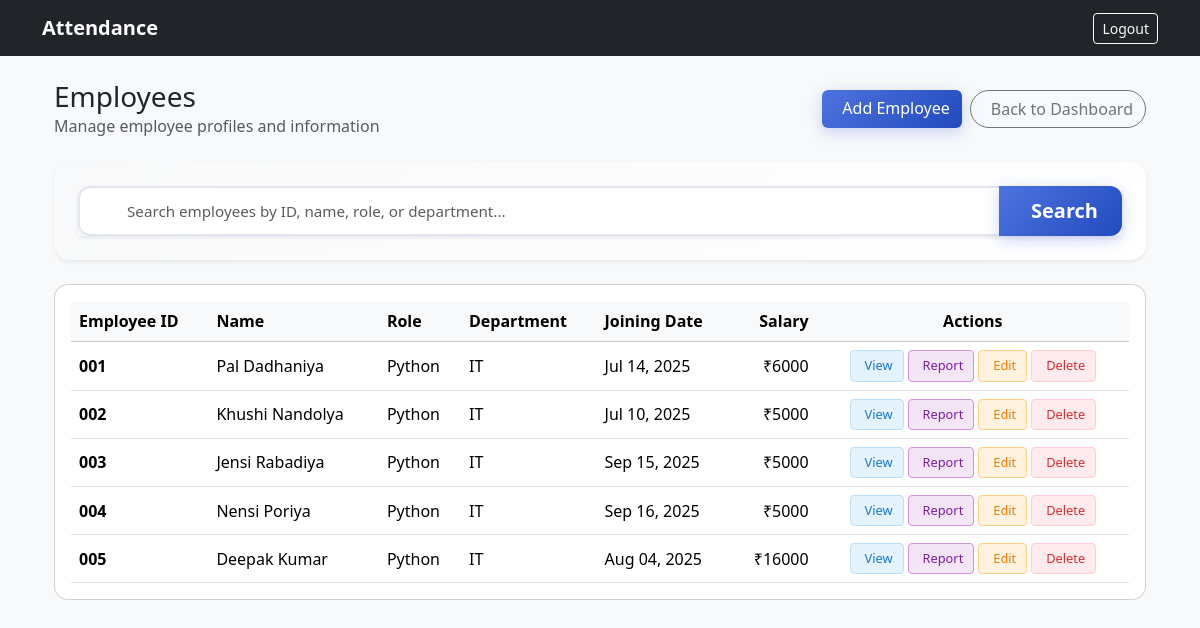
/admin-dashboard/employees/ (signed in), run on the app's committed database.
### accounts/models.py (models this page shows, shortened)
class Employee(models.Model):
    user = models.OneToOneField(
        User,
        on_delete=models.CASCADE,
        related_name="employee_profile"
    )
    employee_id = models.CharField(max_length=20, unique=True)
    role = models.CharField(max_length=100)
    department = models.CharField(max_length=100)
    joining_date = models.DateField()
    salary = models.DecimalField(max_digits=10, decimal_places=2)
    is_active = models.BooleanField(default=True)  # ✅ REQUIRED

### attendance/views.py (the view, shortened to what this page needs)
@login_required
@user_passes_test(is_admin)
def admin_view_employees(request):
    search_query = request.GET.get('search', '').strip()
    employees = Employee.objects.select_related("user")
    employees = employees.order_by("employee_id")
    return render(request, "admin_panel/employees.html", {
        "employees": employees,
        "search_query": search_query
    })

### attendance/views.py (called while the page is built)
def is_admin(user):
    return user.is_staff

### templates/admin_panel/employees.html (shortened to what this page needs)
{% extends "base.html" %}
{% block content %}
<div class="container-fluid">
    <div class="row">
        <div class="col-12">
            <div class="d-flex justify-content-between align-items-center mb-4">
                <div>
                    <h1 class="h3 mb-0">Employees</h1>
                    <p class="text-muted mb-0">Manage employee profiles and information</p>
                </div>
                <div class="d-flex gap-2">
                    <a href="{% url 'admin_add_employee' %}" class="btn btn-primary">
                        Add Employee
                    </a>
                    <a href="{% url 'admin_dashboard' %}" class="btn btn-outline-secondary">
                        Back to Dashboard
                    </a>
                </div>
            </div>
            <div class="card shadow-sm border-0 mb-4" style="background: linear-gradient(135deg, #f8f9fa 0%, #ffffff 100%); border-radius: 16px;">
                <div class="card-body p-4">
                    <form method="GET" class="position-relative">
                        <div class="input-group input-group-lg shadow-sm">
                            <span class="input-group-text bg-white border-end-0" style="border-radius: 12px 0 0 12px; border: 2px solid #e3e6f0;">
                            </span>
                            <input type="text" name="search" class="form-control border-start-0 border-end-0"
                                   placeholder="Search employees by ID, name, role, or department..."
                                   value="{{ search_query }}" id="searchInput"
                                   style="border-radius: 0; border: 2px solid #e3e6f0; font-size: 0.95rem; padding: 0.75rem 1rem;">
                            <button type="submit" class="btn btn-primary px-4"
                                    style="border-radius: 0 12px 12px 0; border: 2px solid #4e73df; font-weight: 600; transition: all 0.2s ease;">
                                Search
                            </button>
                        </div>
                    </form>
                </div>
            </div>
            <div class="card">
                <div class="card-body">
                    <div class="table-responsive">
                        <table class="table table-hover align-middle mb-0">
                            <thead class="table-light">
                                <tr>
                                    <th>Employee ID</th>
                                    <th>Name</th>
                                    <th>Role</th>
                                    <th>Department</th>
                                    <th>Joining Date</th>
                                    <th class="text-end">Salary</th>
                                    <th class="text-center">Actions</th>
                                </tr>
                            </thead>
                            <tbody>
                                {% for emp in employees %}
                                <tr>
                                    <td class="fw-semibold">{{ emp.employee_id }}</td>
                                    <td>{{ emp.user.first_name }} {{ emp.user.last_name }}</td>
                                    <td>{{ emp.role }}</td>
                                    <td>{{ emp.department }}</td>
                                    <td>{{ emp.joining_date|date:"M d, Y" }}</td>
                                    <td class="text-end">₹{{ emp.salary|floatformat:0 }}</td>
                                    <td class="text-center">
                                        <div class="action-buttons">
                                            <a class="action-btn view-btn" href="{% url 'admin_employee_overview' emp.employee_id %}" title="View employee overview">
                                                <span>View</span>
                                            </a>
                                            <a class="action-btn report-btn" href="{% url 'admin_employee_monthly_report' emp.employee_id %}" title="View monthly attendance report">
                                                <span>Report</span>
                                            </a>
                                            <a class="action-btn edit-btn" href="{% url 'admin_employee_details' emp.employee_id %}" title="Edit employee details">
                                                <span>Edit</span>
                                            </a>
                                            <a class="action-btn delete-btn" href="{% url 'delete_employee' emp.employee_id %}"
                                               onclick="return confirm('Are you sure you want to delete {{ emp.user.first_name }} {{ emp.user.last_name }} ({{ emp.employee_id }})? This action cannot be undone and will delete all associated attendance records and leave requests.')"
                                               title="Delete employee">
                                                <span>Delete</span>
                                            </a>
                                        </div>
                                    </td>
                                </tr>
                                {% endfor %}
                            </tbody>
                        </table>
                    </div>
                </div>
            </div>
        </div>
    </div>
</div>
{% endblock %}

### templates/base.html (style rules this page uses)
:root { --brand: #ff7426; }
.card { border-radius: 14px; }
.table thead th { white-space: nowrap; }

### templates/admin_panel/employees.html (style rules this page uses)
.card { transition: all 0.3s ease; }
.input-group-lg .form-control { transition: all 0.3s ease; }
.input-group-text { transition: all 0.3s ease; background-color: #fff !important; }
.btn-primary { background: linear-gradient(135deg, #4e73df 0%, #224abe 100%) !important; border: none !important; box-shadow: 0 4px 15px rgba(78, 115, 223, 0.3) !important; }
.btn-outline-secondary { transition: all 0.3s ease; border-radius: 50px !important; }
.action-buttons { display: flex; gap: 4px; justify-content: center; align-items: center; }
.action-btn { display: inline-flex; align-items: center; justify-content: center; gap: 4px; padding: 5px 10px; border-radius: 4px; text-decoration: none; font-size: 0.8rem; font-weight: 500; transition: all 0.15s ease; border: 1px solid transparent; white-space: nowrap; min-height: 28px; }
.view-btn { background-color: #e3f2fd; color: #1976d2; border-color: #bbdefb; }
.report-btn { background-color: #f3e5f5; color: #7b1fa2; border-color: #ce93d8; }
.edit-btn { background-color: #fff3e0; color: #f57c00; border-color: #ffcc80; }
.delete-btn { background-color: #ffebee; color: #d32f2f; border-color: #ffcdd2; }

### data on the page
Employee: employee_id "001", user.first_name "Pal", user.last_name "Dadhaniya", role "Python", department "IT", joining_date "Jul 14, 2025", salary "6000"
Employee: employee_id "002", user.first_name "Khushi", user.last_name "Nandolya", role "Python", department "IT", joining_date "Jul 10, 2025", salary "5000"
Employee: employee_id "003", user.first_name "Jensi", user.last_name "Rabadiya", role "Python", department "IT", joining_date "Sep 15, 2025", salary "5000"
Employee: employee_id "004", user.first_name "Nensi", user.last_name "Poriya", role "Python", department "IT", joining_date "Sep 16, 2025", salary "5000"
Employee: employee_id "005", user.first_name "Deepak", user.last_name "Kumar", role "Python", department "IT", joining_date "Aug 04, 2025", salary "16000"
